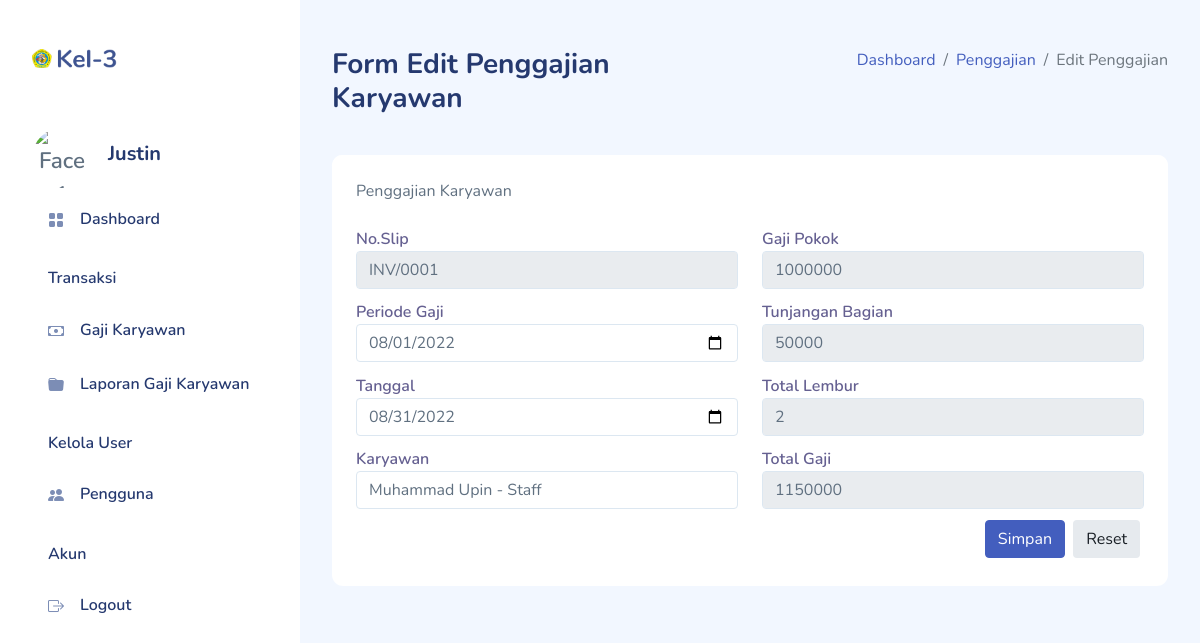
Screenshot of /pages/penggajian-form-edit.php?no_slip=INV/0001 (signed in) with the database file from the repository.
### tables this page shows
CREATE TABLE `penggajian` (
  `no_slip` varchar(11) NOT NULL,
  `periode_gaji` date NOT NULL,
  `tanggal` date NOT NULL,
  `kode_karyawan` varchar(8) NOT NULL,
  `gaji_pokok` double NOT NULL,
  `tunjangan_bagian` double NOT NULL,
  `total_lembur` int(3) NOT NULL,
  `total_gaji` double NOT NULL,
  `kode_user` varchar(8) NOT NULL
);

CREATE TABLE `karyawan` (
  `kode_karyawan` varchar(8) NOT NULL,
  `nik` char(8) NOT NULL,
  `nama` varchar(50) NOT NULL,
  `kode_bagian` varchar(8) NOT NULL,
  `jk` enum('L','P') NOT NULL,
  `alamat` text NOT NULL,
  `no_telp` varchar(13) NOT NULL,
  `tanggal_lahir` date NOT NULL,
  `status_kawin` enum('kawin','belum_kawin') NOT NULL,
  `tanggal_masuk` date NOT NULL
);

### pages/functions.php (called while the page is built, shortened)
<?php
function dbConnect()
{
    $db = new mysqli("localhost","root","","kel3-if6_if-6_kepegawaian");
    return $db;
}
    ?>
    <?php
function getDataGaji($id)
{
    $db = dbConnect();
    if($db->connect_errno==0)
    {
        $sql = "SELECT * FROM penggajian WHERE no_slip='$id'";
        $res = $db->query($sql);
        if($res)
        {
            if($res->num_rows==1)
            {
                $data = $res->fetch_assoc();
                return $data;
            }
            else
                return FALSE;
        }
        else
            return FALSE;
    }
        return FALSE;
}
?>

### pages/penggajian-form-edit.php (the view, shortened to what this page needs)
<?php
include_once("functions.php");
include_once("../layout.php");
?>
<div id="main">
    <div class="page-heading">
        <div class="page-title">
            <div class="row">
                <div class="col-12 col-md-6 order-md-1 order-last">
                    <h3>Form Edit Penggajian Karyawan</h3>
                </div>
                <div class="col-12 col-md-6 order-md-2 order-first">
                    <nav aria-label="breadcrumb" class="breadcrumb-header float-start float-lg-end">
                        <ol class="breadcrumb">
                            <li class="breadcrumb-item"><a href="dashboard.php">Dashboard</a></li>
                            <li class="breadcrumb-item"><a href="penggajian.php">Penggajian</a></li>
                            <li class="breadcrumb-item active" aria-current="page">Edit Penggajian</li>
                        </ol>
                    </nav>
                </div>
            </div>
        </div>
    </div>
    <section class="section">
            <div class="card">
                <div class="card-header">
                    Penggajian Karyawan
                </div>
                <div class="card-body">
                    <?php
                    $no_slip = $_GET["no_slip"];
                    $datagaji = getDataGaji($no_slip);
                    ?>
                    <form action="penggajian-update.php" method="post">
                        <div class="row">
                            <div class="col-6">
                                <div class="form-group">
                                    <label for="no_slip">No.Slip</label>
                                    <input type="text" id="no_slip" class="form-control" name="no_slip" value="<?php echo $datagaji["no_slip"] ?>" placeholder="No.Slip" readonly>
                                </div>
                                <div class="form-group">
                                    <label for="periode">Periode Gaji</label>
                                    <input type="date" id="periode" class="form-control" placeholder="Periode Gaji" name="periode_gaji" value="<?php echo $datagaji["periode_gaji"] ?>">
                                </div>
                                <div class="form-group">
                                    <label for="tanggal">Tanggal</label>
                                    <input type="date" id="tanggal" class="form-control" placeholder="Tanggal" name="tanggal" value="<?php echo $datagaji["tanggal"] ?>">
                                </div>
                                <div class="form-group">
                                    <label for="karyawan">Karyawan</label>
                                    <select name="kode_karyawan" id="karyawan" class="form-control" onchange="changeKaryawan()">
                                        <?php
                                        $db = dbConnect();
                                        if($db->connect_errno==0)
                                        {
                                            $sql = "SELECT a.*,b.nama as bagian,b.gaji_pokok as gp,b.tunjangan_bagian as tb
                                            FROM karyawan AS a
                                            INNER JOIN bagian as b ON a.kode_bagian=b.kode_bagian";
                                            $res = $db->query($sql);
                                            if($res)
                                            {
                                                $data = $res->fetch_all(MYSQLI_ASSOC);
                                                foreach($data as $row)
                                                {
                                                    ?>
                                                    <option value="<?php echo $row["kode_karyawan"] ?>" <?php echo ($row["kode_karyawan"] == $datagaji["kode_karyawan"]?"selected":"") ?> data-gp="<?php echo $row["gp"] ?>" data-tunjangan="<?php echo $row["tb"] ?>" data-lembur="<?php echo $row["jml_lembur"] ?>"><?php echo $row["nama"] ?> - <?php echo $row["bagian"] ?></option>
                                                    <?php
                                                }
                                            }
                                        }
                                        ?>
                                    </select>
                                </div>
                            </div>
                            <div class="col-6">
                                <div class="form-group">
                                    <label for="gaji_pokok">Gaji Pokok</label>
                                    <input type="text" id="gaji_pokok" class="form-control" name="gaji_pokok" value="<?php echo $datagaji["gaji_pokok"] ?>" placeholder="0" readonly>
                                </div>
                                <div class="form-group">
                                    <label for="tunjangan_bagian">Tunjangan Bagian</label>
                                    <input type="text" id="tunjangan_bagian" class="form-control" name="tunjangan_bagian" value="<?php echo $datagaji["tunjangan_bagian"] ?>" placeholder="0" readonly>
                                </div>
                                <div class="form-group">
                                    <label for="total_lembur">Total Lembur</label>
                                    <input type="text" id="total_lembur" class="form-control" name="total_lembur" value="<?php echo $datagaji["total_lembur"] ?>" placeholder="0" readonly>
                                </div>
                                <div class="form-group">
                                    <label for="total_gaji">Total Gaji</label>
                                    <input type="text" id="total_gaji" class="form-control" name="total_gaji" value="<?php echo $datagaji["total_gaji"] ?>" placeholder="0" readonly>
                                </div>
                            </div>
                        </div>
                        <div style="float:right">
                            <button type="button" onclick="konfirmasiUbah()" name="btnSimpan" class="btn btn-primary me-1 mb-1">Simpan</button>
                            <button type="reset" class="btn btn-light-secondary me-1 mb-1">Reset</button>
                        </div>
                    </form>
                </div>
            </div>
        </section>
</div>

### assets/css/app.css (style rules this page uses)
.btn.btn-light-secondary { background-color:#e6eaee;color:#181e24 }
.btn.btn-danger,.btn.btn-info,.btn.btn-primary,.btn.btn-secondary,.btn.btn-success,.btn.btn-warning { color:#fff }
.card { border:none;margin-bottom:2.2rem }
.card .card-header { border:none }
.card .card-header~.card-body { padding-top:0 }
.card .card-body { padding:1.5rem }
.form-group { margin-bottom:.7rem }
.form-group label { color:rgba(35,28,99,.7);font-weight:600 }
#main { margin-left:300px;padding:2rem }
.page-heading { margin:0 0 2rem }
.page-heading h3 { font-weight:700 }
a { text-decoration:none }

### rows the page displays
penggajian: no_slip "INV/0001", periode_gaji "08/01/2022", tanggal "08/31/2022", kode_karyawan "Muhammad Upin - Staff", gaji_pokok "1000000", tunjangan_bagian "50000", total_lembur "2", total_gaji "1150000"

### other values shown
$_SESSION["nama"] "Justin"
